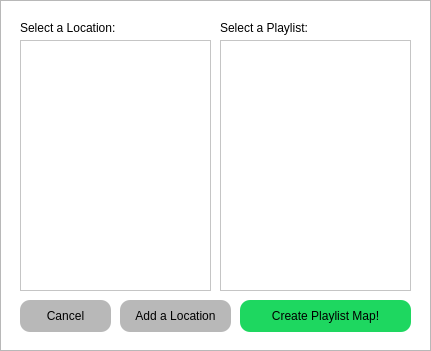
<?xml version="1.0" encoding="UTF-8"?>
<ui version="4.0">
 <class>selectPlaylistWidget</class>
 <widget class="QWidget" name="selectPlaylistWidget">
  <property name="geometry">
   <rect>
    <x>0</x>
    <y>0</y>
    <width>431</width>
    <height>351</height>
   </rect>
  </property>
  <property name="windowTitle">
   <string>Form</string>
  </property>
  <property name="styleSheet">
   <string notr="true"/>
  </property>
  <widget class="QListView" name="listView_locations">
   <property name="geometry">
    <rect>
     <x>20</x>
     <y>40</y>
     <width>191</width>
     <height>251</height>
    </rect>
   </property>
   <property name="styleSheet">
    <string notr="true">background: white;
color: black;</string>
   </property>
  </widget>
  <widget class="QLabel" name="label">
   <property name="geometry">
    <rect>
     <x>220</x>
     <y>20</y>
     <width>231</width>
     <height>16</height>
    </rect>
   </property>
   <property name="text">
    <string>Select a Playlist:</string>
   </property>
  </widget>
  <widget class="QPushButton" name="pushButton_cancel">
   <property name="geometry">
    <rect>
     <x>20</x>
     <y>300</y>
     <width>91</width>
     <height>32</height>
    </rect>
   </property>
   <property name="styleSheet">
    <string notr="true">background-color:rgb(184, 184, 184);
color:black;
border-style: outset;
border-radius: 10px;</string>
   </property>
   <property name="text">
    <string>Cancel</string>
   </property>
  </widget>
  <widget class="QLabel" name="label_2">
   <property name="geometry">
    <rect>
     <x>20</x>
     <y>20</y>
     <width>191</width>
     <height>16</height>
    </rect>
   </property>
   <property name="text">
    <string>Select a Location:</string>
   </property>
  </widget>
  <widget class="QListView" name="listView_playlists">
   <property name="geometry">
    <rect>
     <x>220</x>
     <y>40</y>
     <width>191</width>
     <height>251</height>
    </rect>
   </property>
   <property name="styleSheet">
    <string notr="true">background: white;
color: black;</string>
   </property>
  </widget>
  <widget class="QPushButton" name="pushButton_addLocation">
   <property name="geometry">
    <rect>
     <x>120</x>
     <y>300</y>
     <width>111</width>
     <height>32</height>
    </rect>
   </property>
   <property name="styleSheet">
    <string notr="true">background-color:rgb(184, 184, 184);
color:black;
border-style: outset;
border-radius: 10px;</string>
   </property>
   <property name="text">
    <string>Add a Location</string>
   </property>
  </widget>
  <widget class="QPushButton" name="pushButton_savePlaylistMap">
   <property name="geometry">
    <rect>
     <x>240</x>
     <y>300</y>
     <width>171</width>
     <height>32</height>
    </rect>
   </property>
   <property name="styleSheet">
    <string notr="true">background-color:rgb(30,215,96);
color:black;
border-style: outset;
border-radius: 10px;</string>
   </property>
   <property name="text">
    <string>Create Playlist Map!</string>
   </property>
  </widget>
  <widget class="QGraphicsView" name="graphicsView">
   <property name="geometry">
    <rect>
     <x>0</x>
     <y>0</y>
     <width>431</width>
     <height>351</height>
    </rect>
   </property>
  </widget>
  <zorder>graphicsView</zorder>
  <zorder>listView_locations</zorder>
  <zorder>label</zorder>
  <zorder>pushButton_cancel</zorder>
  <zorder>label_2</zorder>
  <zorder>listView_playlists</zorder>
  <zorder>pushButton_addLocation</zorder>
  <zorder>pushButton_savePlaylistMap</zorder>
 </widget>
 <resources/>
 <connections/>
</ui>
